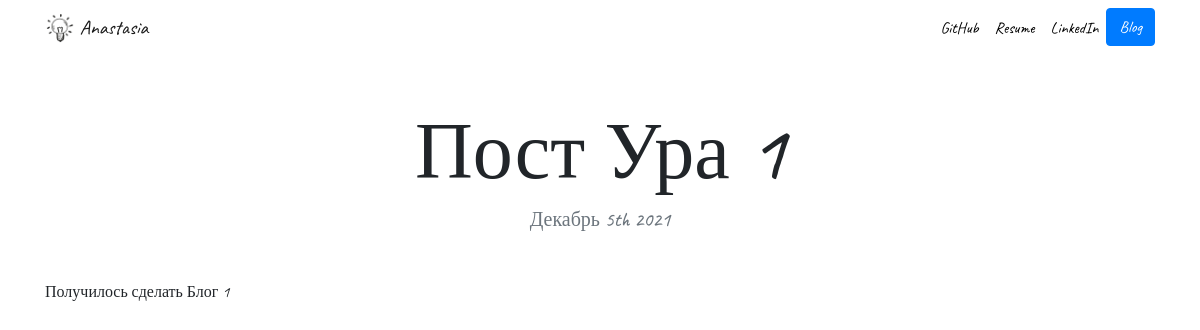
Before: /blog/1/ with the older database file.
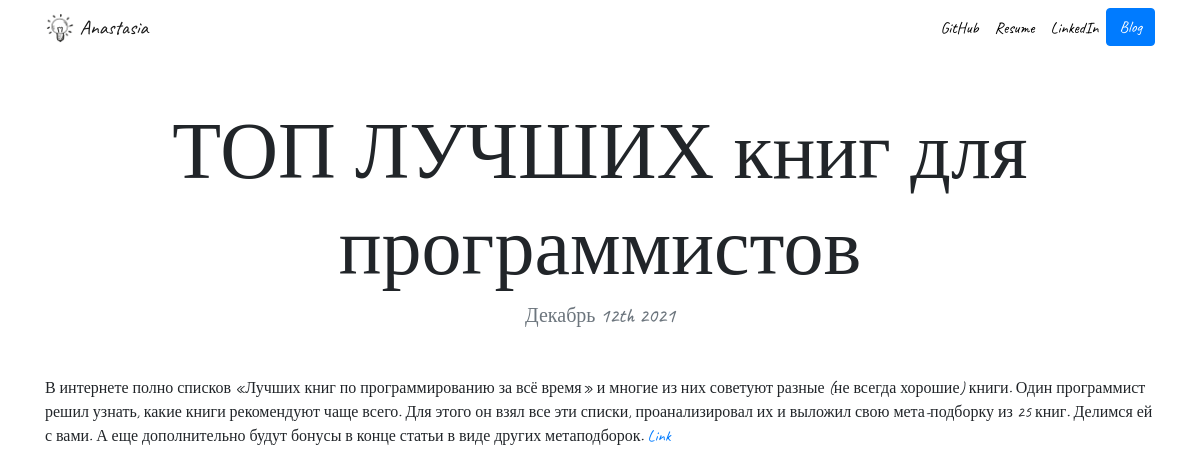
After: the same page with the newer database file.
### blog/models.py (models this page shows, shortened)
class Blog(models.Model):
    title = models.CharField(max_length=250)
    description = models.TextField()
    date = models.DateField()

### blog/views.py (the view)
# urls.py: path('<int:blog_id>/', views.detail, name='detail'),
def detail(request, blog_id):
    blog = get_object_or_404(Blog, pk=blog_id)
    return render(request, 'blog/detail.html', {'blog':blog})

### blog/templates/blog/detail.html
{% extends "portfolio/base.html" %}
{% load static %}
{% block content %}
<h1 class="text-center mt-5" id="blogdetailtitle">{{ blog.title }}</h1>
<h5 class="text-center text-muted mb-5">{{ blog.date|date:'F jS Y' }}</h5>
{{ blog.description|safe }}
{% endblock %}

Changed rows visible on the page:
changed Blog: title "Пост Ура 1" → "ТОП ЛУЧШИХ книг для программистов"; date "Декабрь 5th 2021" → "Декабрь 12th 2021"; description "Получилось сделать Блог 1" → "В интернете полно списков «Лучших книг по программированию за всё время» и многие из них советуют разные (не всегда хорошие) книги. Один программист решил узнать, какие книги рекомендуют чаще всего. Для этого он взял все эти списки, проанализировал их и выложил свою мета-подборку из 25 книг. Делимся ей с вами. А еще дополнительно будут бонусы в конце статьи в виде других метаподборок. Link"
